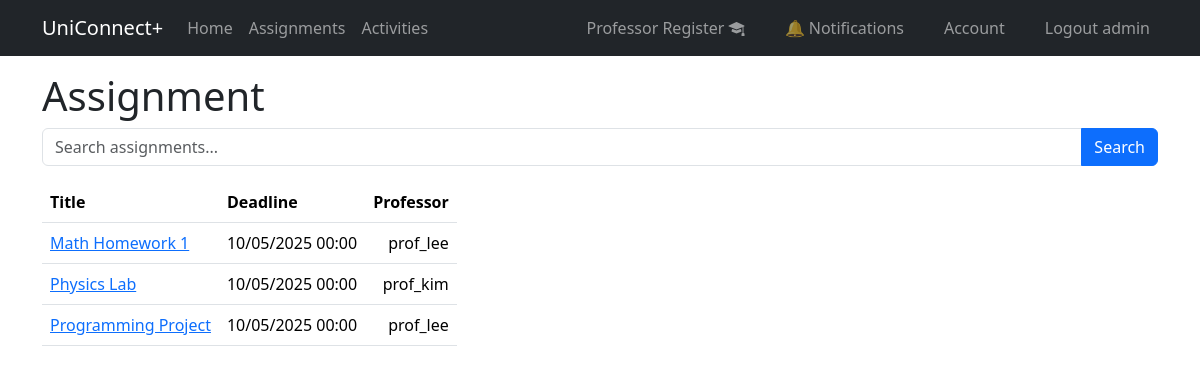
/assignments (signed in), run on the app's committed database.
### app/models.py (models this page shows, shortened)
@dataclass
class User(UserMixin, db.Model):
    __tablename__ = 'user'
    id: so.Mapped[int] = so.mapped_column(primary_key=True)
    username: so.Mapped[str] = so.mapped_column(sa.String(64), unique=True, index=True)
    email: so.Mapped[str] = so.mapped_column(sa.String(120), unique=True, index=True)
    password_hash: so.Mapped[Optional[str]] = so.mapped_column(sa.String(256))
    role: so.Mapped[str] = so.mapped_column(sa.String(10), default="student")  # student, professor, admin
    submissions: so.Mapped[List['Submission']] = relationship(back_populates='student', cascade='all, delete-orphan')
    assignments: so.Mapped[List['Assignment']] = relationship(back_populates='professor', cascade='all, delete-orphan')
    activities_created: so.Mapped[List['Activity']] = relationship(back_populates='creator', cascade='all, delete-orphan')
    notifications: so.Mapped[List['Notification']] = relationship(back_populates='user', cascade='all, delete-orphan')
    participations: so.Mapped[List['Participant']] = relationship(back_populates='student', cascade='all, delete-orphan')

@dataclass
class Assignment(db.Model):
    __tablename__ = 'assignments'
    id: so.Mapped[int] = so.mapped_column(primary_key=True)
    title: so.Mapped[str] = so.mapped_column(sa.String(128))
    description: so.Mapped[str] = so.mapped_column(sa.Text)
    deadline:so.Mapped[str]=so.mapped_column(sa.DateTime)
    professor_id: so.Mapped[int] = so.mapped_column(ForeignKey('user.id'))
    professor: so.Mapped['User'] = relationship(back_populates='assignments')
    submissions: so.Mapped[List['Submission']] = relationship(back_populates='assignment', cascade='all, delete-orphan')

### app/views.py (the view)
@app.route('/assignments')
def assignments():
    if current_user.role == 'professor':
        q = db.select(Assignment).where(Assignment.professor_id == current_user.id)
    else:
        q = db.select(Assignment)
    search = request.args.get('search')
    if search:
        q = q.where(Assignment.title.ilike(f"%{search}%"))
    assignments = db.session.scalars(q)
    return render_template('assignments.html', title="Assignments", assignments=assignments)

### app/__init__.py (called while the page is built)
@app.context_processor
def inject_unread_count():
    if current_user.is_authenticated:
        count = Notification.query.filter_by(user_id=current_user.id, is_read=False).count()
    else:
        count = 0
    return dict(unread_count=count)

### app/models.py (called while the page is built)
@login.user_loader
def load_user(id):
    return db.session.get(User, int(id))

### app/templates/assignments.html (shortened to what this page needs)
{% extends "base.html" %}
{% block content %}
<h1>Assignment</h1>
<form method="get" action="{{ url_for('assignments') }}" class="mb-3">
    <div class="input-group">
        <input type="text" name="search" class="form-control" placeholder="Search assignments..." value="{{ request.args.get('search', '') }}">
        <button class="btn btn-primary" type="submit">Search</button>
    </div>
</form>
<div class="col-lg-3">
<table class="table">
    <thead>
        <tr>
            <th>Title</th>
            <th>Deadline</th>
            <th>Professor</th>
        </tr>
    </thead>
    {% for assignment in assignments %}
        <tr>
            <td class="text-start text-nowrap">
                <a href="{{ url_for('assignment_detail', assignment_id=assignment.id) }}">{{ assignment.title }}</a>
            </td>
            <td class="text-center text-nowrap">
                {{ assignment.deadline.strftime('%d/%m/%Y %H:%M') }}
            </td>
            <td class="text-end text-nowrap">
                {{ assignment.professor.username }}
            </td>
        </tr>
    {% endfor %}
</table>
</div>
{% endblock %}

### app/templates/base.html (shortened to what this page needs)
<!doctype html>
<html lang="en">
<head>
    <link
        href="https://cdn.jsdelivr.net/npm/bootstrap@5.3.3/dist/css/bootstrap.min.css"
        rel="stylesheet"
>
    <link rel="stylesheet" href="https://cdn.jsdelivr.net/npm/bootstrap-icons@1.11.3/font/bootstrap-icons.min.css">
</head>
<body>
<nav class="navbar navbar-expand-sm bg-dark" data-bs-theme="dark">
    <div class="container">
        <a class="navbar-brand" href="{{ url_for('home') }}">UniConnect+</a>
        <div class="collapse navbar-collapse" id="navbarSupportedContent">
            <ul class="navbar-nav me-auto mb-2 mb-lg-0">
                <li class="nav-item">
                    <a class="nav-link" aria-current="page" href="{{ url_for('home') }}">Home</a>
                </li>
                {% if current_user.is_authenticated %}
                         <li class="nav-item">
                            <a class="nav-link" href="{{ url_for('assignments') }}">Assignments</a>
                        </li>
                        <li class="nav-item">
                            <a class="nav-link" href="{{ url_for('activities') }}">Activities</a>
                        </li>
                {% endif %}
            </ul>
            <ul class="navbar-nav gap-4 ms-auto">
                {% if not current_user.is_authenticated %}
                    <li class="nav-item">
                        <a class="nav-link" href="{{ url_for('login') }}">Login</a>
                    </li>
                    <li class="nav-item">
                        <a class="nav-link" href="{{ url_for('student_register') }}">Student Register</a>
                    </li>
                {% else %}
                    {% if current_user.role == 'admin' %}
                        <li class="nav-item">
                            <a class="nav-link" href="{{ url_for('professor_register') }}">
                                Professor Register <i class="bi bi-mortarboard-fill"></i>
                            </a>
                        </li>
                    {% endif %}
                    <li class="nav-item">
                        <a class="nav-link" href="{{ url_for('notifications') }}">
                            🔔 Notifications
                        </a>
                    </li>
                    <li class="nav-item">
                        <a class="nav-link" href="{{ url_for('account') }}">Account</a>
                    </li>
                    <li class="nav-item">
                        <a class="nav-link" href="{{ url_for('logout') }}">Logout {{ current_user.username }}</a>
                    </li>
                {% endif %}
            </ul>
        </div>
    </div>
</nav>
<div class="container">
    {% block content %}{% endblock content %}
</div>
</body>
</html>

### data on the page
User: username "admin"
Assignment: title "Math Homework 1", deadline "10/05/2025 00:00", professor.username "prof_lee"
Assignment: title "Physics Lab", deadline "10/05/2025 00:00", professor.username "prof_kim"
Assignment: title "Programming Project", deadline "10/05/2025 00:00", professor.username "prof_lee"
